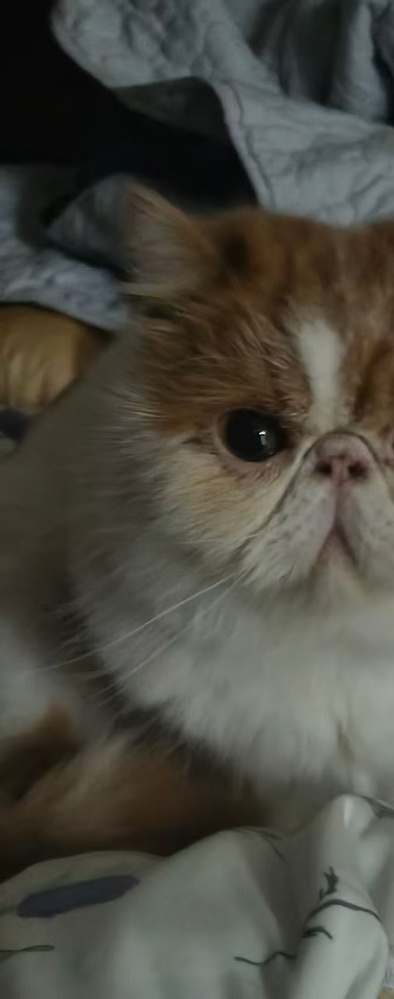
#> input picture 3-1.jpg, 394 x 999 px, shrunk from 673 x 1705 before the run, found by its file name
$ jupyter execute experiment3.ipynb
#> lines starting #> are read from the running program, lines starting #| are printed output that depends on the picture
[cell 1]
import cv2
import numpy as np
import matplotlib.pyplot as plt

[cell 2]
img_a = cv2.imread(r"C:\Users\Wxy\Desktop\computer-vision\experiment3\3-1.jpg")
#> img_a is the input picture: shape (999, 394, 3); mean B, G, R 65.6, 74, 75.1
img_b = cv2.imread(r"C:\Users\Wxy\Desktop\computer-vision\experiment3\3-2.jpg")
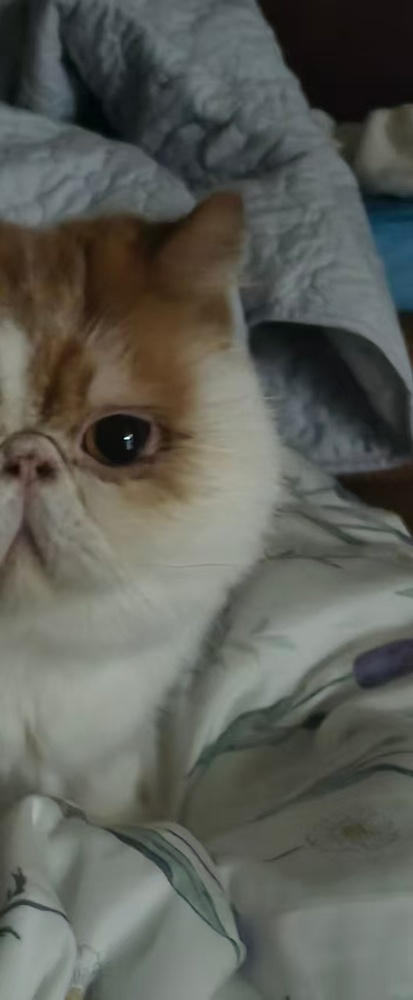
#> input picture 3-2.jpg, 413 x 1000 px, shrunk from 704 x 1706 before the run, found by its file name
#> img_b is the input picture: shape (1000, 413, 3); mean B, G, R 87.5, 94.2, 92.3

[cell 3]
#图像a转灰度：cv2.COLOR_BGR2GRAY将BGR格式转为灰度格式
gray_a = cv2.cvtColor(img_a,cv2.COLOR_BGR2GRAY)
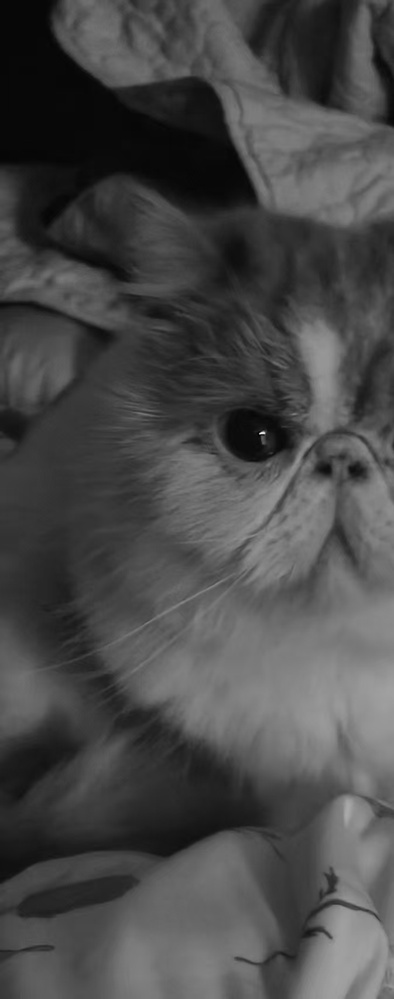
#> gray_a: shape (999, 394); min 1, max 244, mean 73.4
gray_b = cv2.cvtColor(img_b,cv2.COLOR_BGR2GRAY)
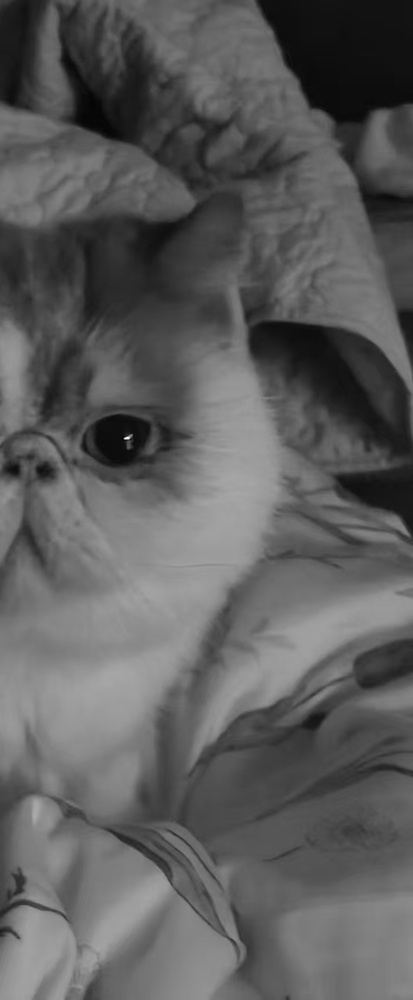
#> gray_b: shape (1000, 413); min 3, max 249, mean 92.9

[cell 4]
#初始化SIFT检测器并提取特征
sift = cv2.SIFT_create()
#提取图像a的特征：detectAndCompute()返回关键点（kp_a）和描述符（des_a），None表示不使用掩码
kp_a,des_a = sift.detectAndCompute(gray_a,None)   # 图像a的关键点（位置、尺度等）和描述符（128维向量）
#> kp_a = 173 keypoints; strongest (x, y, size): (263, 433, 2.4), (357, 471, 12.9), (321, 351, 34.5), (257, 433, 49.1)
kp_b,des_b = sift.detectAndCompute(gray_b,None)   #图像b的关键点和描述符
#> kp_b = 229 keypoints; strongest (x, y, size): (127, 438, 2.5), (45, 471, 13), (307, 357, 58.8), (243, 442, 82.3)

[cell 5]
#使用FLANN匹配器进行特征匹配
# 使用FLANN匹配器进行特征匹配：FLANN（快速最近邻搜索库）比暴力匹配更快，适合大量特征点匹配
# 定义FLANN匹配器的算法类型：K-D树算法（适合高维数据匹配）
FLANN_INDEX_KDTREE = 1
#配置FLANN的索引参数：algorithm指定算法类型，trees=5表示构建5棵K-D树（平衡速度与精度）
index_params = dict(algorithm=FLANN_INDEX_KDTREE,trees=5)
#配置FLANN的搜索参数：checks=50表示每个特征点最多检查50个邻居，次数越多匹配越准但速度越慢
search_params = dict(checks=50)  #检查次数越多匹配越准确但速度更慢
#创建FLANN匹配器实例：传入索引参数和搜索参数
flann = cv2.FlannBasedMatcher(index_params,search_params)
matches = flann.knnMatch(des_a,des_b,k=2)  #k=2表示每个特征点返回2个最佳匹配
#> matches = 173 matches

[cell 6]
#应用Low's比率测试筛选优劣匹配点
good_matches = []
for m,n in matches:
    #Lowe's比率测试：若第一匹配距离 < 0.7*第二匹配距离，判定为优质匹配（0.7是经验阈值，可在0.7-0.8调整）
    if m.distance <0.6 * n.distance:
        good_matches.append(m)
#> after the loop, good_matches = 25 matches

[cell 7]
#绘制匹配的SIFT关键点，绘制匹配点：drawMatches()将两张图像的关键点与匹配线绘制在同一张图中
matched_keypoints_img = cv2.drawMatches(
    img_a,kp_a,img_b,kp_b,good_matches,
    None,flags=cv2.DrawMatchesFlags_NOT_DRAW_SINGLE_POINTS
)
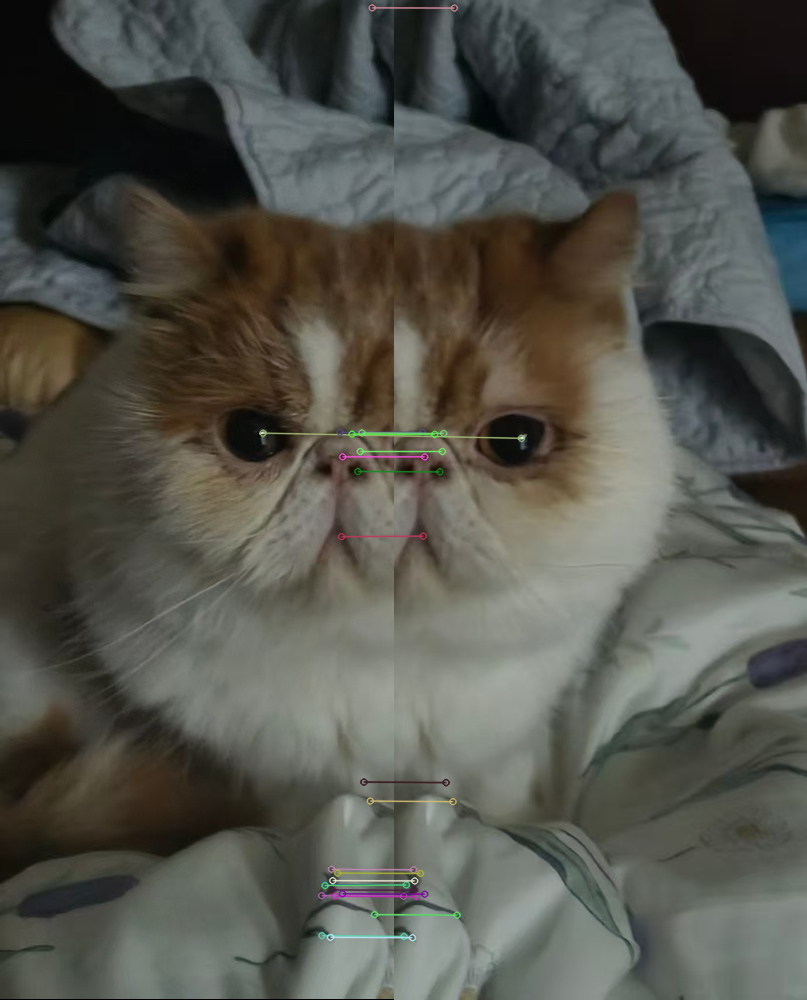
#> matched_keypoints_img: shape (1000, 807, 3); mean B, G, R 77, 84.6, 84.1

[cell 8]
#提取匹配点的坐标
#提取图像b的匹配点坐标：m.trainIdx是b中与a匹配的特征点索引，pt是关键点的(x,y)坐标；
#转换为float32类型并reshape为(-1,1,2)（OpenCV透视变换要求的输入格式：N个点，每个点为1×2向量）
src_pts = np.float32([kp_b[m.trainIdx].pt for m in good_matches]).reshape(-1,1,2)#图像b的关键点
#> src_pts = 25 rows, first 8: [126.9, 437.8], [9.11, 895.8], [9.59, 935.9], [11.89, 884.4], [11.89, 884.4], [17.97, 937.2], [19.14, 869.3], [19.53, 889.8]
dst_pts = np.float32([kp_a[m.queryIdx].pt for m in good_matches]).reshape(-1,1,2)#图像a的关键点
#> dst_pts = 25 rows, first 8: [262.6, 432.6], [321.2, 895.2], [321.5, 935.1], [324.1, 884.5], [324.6, 885], [330, 936.8], [331, 868.7], [331.5, 889.4]

[cell 9]
#使用RANSAC算法估计单应矩阵（透视变换矩阵）
#计算单应矩阵：cv2.findHomography()输入源点、目标点，用RANSAC鲁棒算法，重投影误差阈值5.0；
#返回H（3×3单应矩阵）和mask（匹配点是否为inlier的掩码）
H,_ = cv2.findHomography(src_pts,dst_pts,cv2.RANSAC,3.0)
#> H = [[0.967, -0.000695, 312.6], [-0.0572, 0.995, 3.19], [-5.62e-05, -1.16e-06, 1]]

[cell 10]
#获取输入图像的尺寸
#获取图像a的高和宽：img_a.shape[:2]返回(高度, 宽度)，因为OpenCV中图像格式为(H,W,C)
h_a, w_a = img_a.shape[:2]
#> h_a = 999; w_a = 394
h_b, w_b = img_b.shape[:2]
#> h_b = 1000; w_b = 413

[cell 11]
#计算图像b变换后的四个角坐标
#定义图像b的四个原始角点：按“左上(0,0)、左下(0,h_b)、右下(w_b,h_b)、右上(w_b,0)”顺序
pts = np.float32([[0,0],[0,h_b],[w_b,h_b],[w_b,0]]).reshape(-1,1,2)
#计算变换后的角点：cv2.perspectiveTransform()用单应矩阵H变换图像b的角点，得到在图像a坐标系中的位置
dst_corners = cv2.perspectiveTransform(pts,H)
#> dst_corners = [[312.6, 3.19], [312.3, 999.5], [729.1, 999.1], [729, -20.94]]

[cell 12]
#确定拼接后图像的最终尺寸（包含所有图像）
#合并所有角点：将图像b变换后的角点（dst_corners）与图像a的原始角点（[0,0],[w_a,0],[w_a,h_a],[0,h_a]）合并；
all_corners = np.concatenate([dst_corners,np.float32([[0,0],[w_a,0],[w_a,h_a],[0,h_a]]).reshape(-1,1,2)],axis=0)
#> all_corners = [[312.6, 3.19], [312.3, 999.5], [729.1, 999.1], [729, -20.94], [0, 0], [394, 0], [394, 999], [0, 999]]
#计算拼接图像的最小/最大坐标：all_corners.min/max(axis=0)获取所有角点的x/y最小/最大值；
#ravel()将二维数组展平，减0.5/加0.5是为了避免整数截断误差，最后转为int32类型（坐标需为整数）
[x_min,y_min] = np.int32(all_corners.min(axis=0).ravel() - 0.5)
#> x_min = 0; y_min = -21
[x_max,y_max] = np.int32(all_corners.max(axis=0).ravel() + 0.5)
#> x_max = 729; y_max = 1000

[cell 13]
#创建平移矩阵确保所有像素都在可见区域内
#构造3×3平移矩阵：透视变换需3×3矩阵，[1,0,-x_min]表示x轴平移-x_min（抵消负坐标），[0,1,-y_min]表示y轴平移-y_min；
translation_matrix = np.array([[1,0,-x_min],[0,1,-y_min],[0,0,1]],dtype=np.float32)
#> translation_matrix = [[1, 0, 0], [0, 1, 21], [0, 0, 1]]

[cell 14]
#对图像b进行透视变换和平移
#执行透视变换：cv2.warpPerspective()根据组合矩阵变换图像b，输出尺寸为(x_max-x_min, y_max-y_min)（覆盖所有像素）
fus_img = cv2.warpPerspective(
    img_b,
    translation_matrix @ H, #组合平移矩阵和单应矩阵
    (x_max - x_min,y_max - y_min) #输出图像尺寸
)
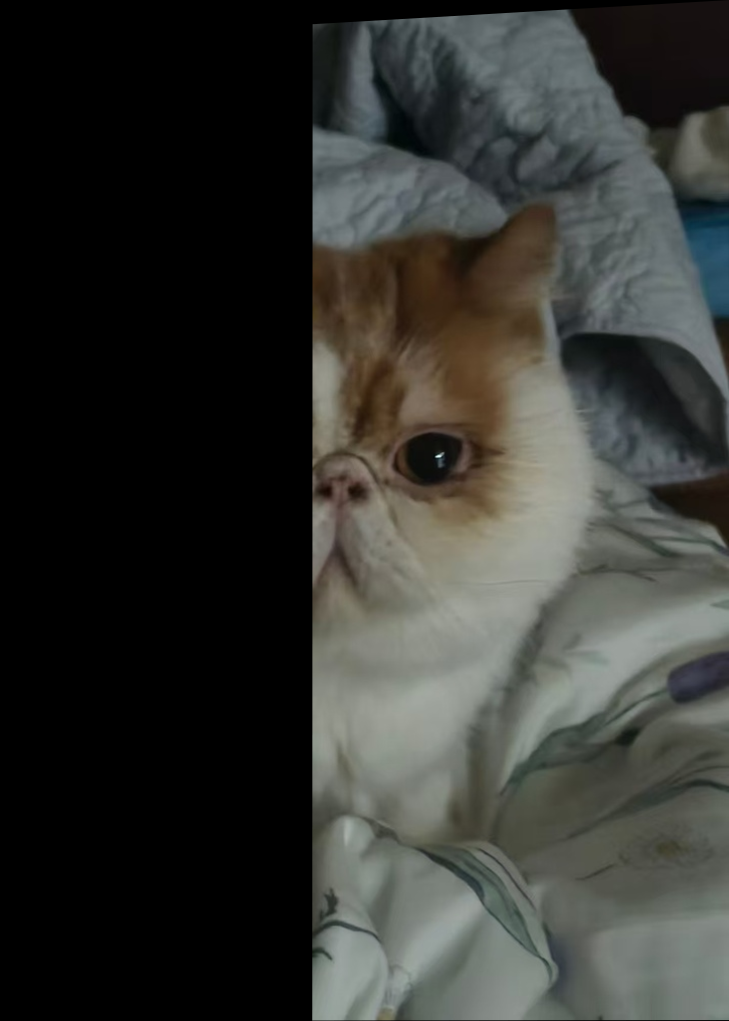
#> fus_img: shape (1021, 729, 3); mean B, G, R 49.4, 53.1, 52

[cell 15]
#将图像a复制到拼接结果的对应位置
fus_img[-y_min:h_a - y_min,-x_min:w_a - x_min] = img_a
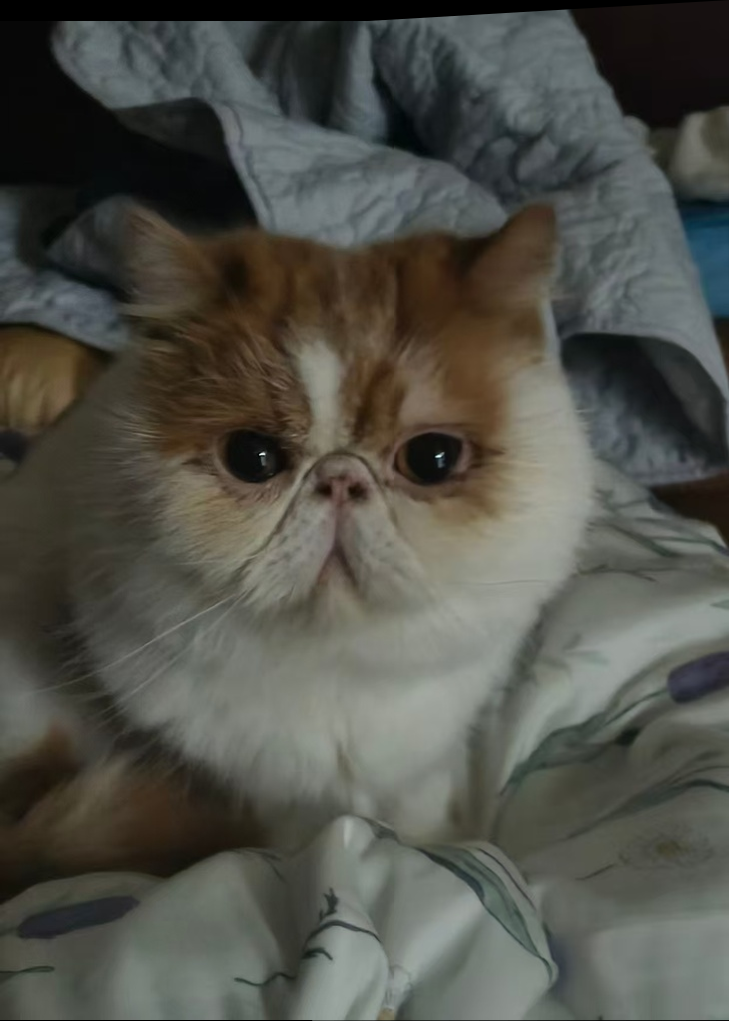
#> fus_img: shape (1021, 729, 3); mean B, G, R 74, 81.2, 80.6

[cell 16]
#显示匹配关键点和拼接结果
plt.figure(figsize=(20,20))
plt.subplot(1,4,1)
plt.imshow(cv2.cvtColor(img_a,cv2.COLOR_BGR2RGB))
plt.subplot(1,4,2)
plt.imshow(cv2.cvtColor(img_b,cv2.COLOR_BGR2RGB))
plt.subplot(1,4,3)
plt.imshow(cv2.cvtColor(matched_keypoints_img,cv2.COLOR_BGR2RGB))
plt.subplot(1,4,4)
plt.imshow(cv2.cvtColor(fus_img,cv2.COLOR_BGR2RGB))
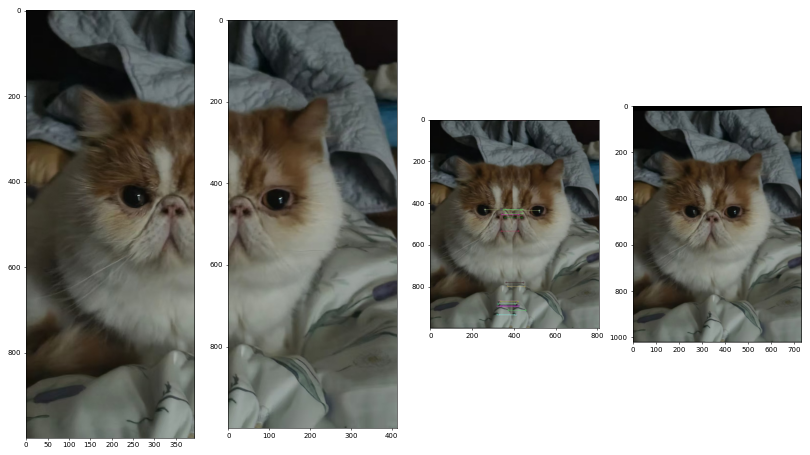
#> figure drawn by matplotlib, 4 panels
